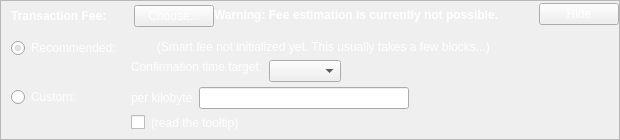
    <widget class="QFrame" name="frameFee">
     <property name="sizePolicy">
      <sizepolicy hsizetype="Expanding" vsizetype="Expanding">
       <horstretch>0</horstretch>
       <verstretch>0</verstretch>
      </sizepolicy>
     </property>
     <property name="maximumSize">
      <size>
       <width>16777215</width>
       <height>16777215</height>
      </size>
     </property>
     <property name="frameShape">
      <enum>QFrame::StyledPanel</enum>
     </property>
     <property name="frameShadow">
      <enum>QFrame::Sunken</enum>
     </property>
     <layout class="QVBoxLayout" name="verticalLayoutFee1">
      <property name="spacing">
       <number>0</number>
      </property>
      <property name="leftMargin">
       <number>0</number>
      </property>
      <property name="topMargin">
       <number>0</number>
      </property>
      <property name="rightMargin">
       <number>0</number>
      </property>
      <property name="bottomMargin">
       <number>0</number>
      </property>
      <item>
       <layout class="QVBoxLayout" name="verticalLayoutFee2" stretch="0,0,0">
        <property name="spacing">
         <number>0</number>
        </property>
        <property name="leftMargin">
         <number>10</number>
        </property>
        <property name="topMargin">
         <number>0</number>
        </property>
        <item>
         <layout class="QHBoxLayout" name="horizontalLayoutFee1">
          <property name="bottomMargin">
           <number>0</number>
          </property>
          <item>
           <layout class="QVBoxLayout" name="verticalLayoutFee7">
            <property name="spacing">
             <number>0</number>
            </property>
            <item>
             <spacer name="verticalSpacerSmartFee">
              <property name="orientation">
               <enum>Qt::Vertical</enum>
              </property>
              <property name="sizeType">
               <enum>QSizePolicy::Fixed</enum>
              </property>
              <property name="sizeHint" stdset="0">
               <size>
                <width>1</width>
                <height>4</height>
               </size>
              </property>
             </spacer>
            </item>
            <item>
             <layout class="QHBoxLayout" name="horizontalLayoutSmartFee">
              <property name="spacing">
               <number>10</number>
              </property>
              <item>
               <widget class="QLabel" name="labelFeeHeadline">
                <property name="sizePolicy">
                 <sizepolicy hsizetype="Preferred" vsizetype="Maximum">
                  <horstretch>0</horstretch>
                  <verstretch>0</verstretch>
                 </sizepolicy>
                </property>
                <property name="font">
                 <font>
                  <weight>75</weight>
                  <bold>true</bold>
                 </font>
                </property>
                <property name="styleSheet">
                 <string notr="true">color: rgb(255, 255, 255);font-weight:bold;</string>
                </property>
                <property name="text">
                 <string>Transaction Fee:</string>
                </property>
               </widget>
              </item>
              <item>
               <widget class="QLabel" name="labelFeeMinimized">
                <property name="text">
                 <string/>
                </property>
               </widget>
              </item>
              <item>
               <widget class="QPushButton" name="buttonChooseFee">
                <property name="styleSheet">
                 <string notr="true">color: rgb(255, 255, 255);</string>
                </property>
                <property name="text">
                 <string>Choose...</string>
                </property>
               </widget>
              </item>
             </layout>
            </item>
            <item>
             <spacer name="verticalSpacer_5">
              <property name="orientation">
               <enum>Qt::Vertical</enum>
              </property>
              <property name="sizeHint" stdset="0">
               <size>
                <width>1</width>
                <height>1</height>
               </size>
              </property>
             </spacer>
            </item>
           </layout>
          </item>
          <item>
           <widget class="QLabel" name="fallbackFeeWarningLabel">
            <property name="font">
             <font>
              <weight>75</weight>
              <bold>true</bold>
             </font>
            </property>
            <property name="toolTip">
             <string>Using the fallbackfee can result in sending a transaction that will take several hours or days (or never) to confirm. Consider choosing your fee manually or wait until you have validated the complete chain.</string>
            </property>
            <property name="styleSheet">
             <string notr="true">color: rgb(255, 255, 255);</string>
            </property>
            <property name="text">
             <string>Warning: Fee estimation is currently not possible.</string>
            </property>
            <property name="wordWrap">
             <bool>false</bool>
            </property>
           </widget>
          </item>
          <item>
           <spacer name="horizontalSpacer_4">
            <property name="orientation">
             <enum>Qt::Horizontal</enum>
            </property>
            <property name="sizeType">
             <enum>QSizePolicy::MinimumExpanding</enum>
            </property>
            <property name="sizeHint" stdset="0">
             <size>
              <width>40</width>
              <height>20</height>
             </size>
            </property>
           </spacer>
          </item>
          <item>
           <widget class="QPushButton" name="buttonMinimizeFee">
            <property name="toolTip">
             <string>collapse fee-settings</string>
            </property>
            <property name="styleSheet">
             <string notr="true">color: rgb(255, 255, 255);</string>
            </property>
            <property name="text">
             <string>Hide</string>
            </property>
           </widget>
          </item>
         </layout>
        </item>
        <item>
         <widget class="QFrame" name="frameFeeSelection">
          <layout class="QVBoxLayout" name="verticalLayoutFee12">
           <property name="spacing">
            <number>0</number>
           </property>
           <property name="leftMargin">
            <number>0</number>
           </property>
           <property name="topMargin">
            <number>0</number>
           </property>
           <property name="rightMargin">
            <number>0</number>
           </property>
           <property name="bottomMargin">
            <number>0</number>
           </property>
           <item>
            <layout class="QGridLayout" name="gridLayoutFee">
             <property name="topMargin">
              <number>10</number>
             </property>
             <property name="bottomMargin">
              <number>4</number>
             </property>
             <property name="horizontalSpacing">
              <number>10</number>
             </property>
             <property name="verticalSpacing">
              <number>4</number>
             </property>
             <item row="1" column="1">
              <layout class="QVBoxLayout" name="verticalLayoutFee8">
               <property name="spacing">
                <number>6</number>
               </property>
               <item>
                <layout class="QHBoxLayout" name="horizontalLayoutFee13">
                 <item>
                  <widget class="QLabel" name="labelCustomPerKilobyte">
                   <property name="toolTip">
                    <string>If the custom fee is set to 1000 satoshis and the transaction is only 250 bytes, then &quot;per kilobyte&quot; only pays 250 satoshis in fee, while &quot;total at least&quot; pays 1000 satoshis. For transactions bigger than a kilobyte both pay by kilobyte.</string>
                   </property>
                   <property name="styleSheet">
                    <string notr="true">color: rgb(255, 255, 255);</string>
                   </property>
                   <property name="text">
                    <string>per kilobyte</string>
                   </property>
                  </widget>
                 </item>
                 <item>
                  <widget class="BitcoinAmountField" name="customFee"/>
                 </item>
                 <item>
                  <spacer name="horizontalSpacer_6">
                   <property name="orientation">
                    <enum>Qt::Horizontal</enum>
                   </property>
                   <property name="sizeHint" stdset="0">
                    <size>
                     <width>1</width>
                     <height>1</height>
                    </size>
                   </property>
                  </spacer>
                 </item>
                </layout>
               </item>
               <item>
                <layout class="QHBoxLayout" name="horizontalLayoutFee8">
                 <item>
                  <widget class="QCheckBox" name="checkBoxMinimumFee">
                   <property name="toolTip">
                    <string>Paying only the minimum fee is just fine as long as there is less transaction volume than space in the blocks. But be aware that this can end up in a never confirming transaction once there is more demand for xcelr transactions than the network can process.</string>
                   </property>
                   <property name="text">
                    <string/>
                   </property>
                  </widget>
                 </item>
                 <item>
                  <widget class="QLabel" name="labelMinFeeWarning">
                   <property name="enabled">
                    <bool>true</bool>
                   </property>
                   <property name="toolTip">
                    <string>Paying only the minimum fee is just fine as long as there is less transaction volume than space in the blocks. But be aware that this can end up in a never confirming transaction once there is more demand for xcelr transactions than the network can process.</string>
                   </property>
                   <property name="styleSheet">
                    <string notr="true">color: rgb(255, 255, 255);</string>
                   </property>
                   <property name="text">
                    <string>(read the tooltip)</string>
                   </property>
                   <property name="margin">
                    <number>5</number>
                   </property>
                  </widget>
                 </item>
                 <item>
                  <spacer name="horizontalSpacer_2">
                   <property name="orientation">
                    <enum>Qt::Horizontal</enum>
                   </property>
                   <property name="sizeHint" stdset="0">
                    <size>
                     <width>1</width>
                     <height>1</height>
                    </size>
                   </property>
                  </spacer>
                 </item>
                </layout>
               </item>
              </layout>
             </item>
             <item row="0" column="0">
              <layout class="QVBoxLayout" name="verticalLayoutFee4" stretch="0,1">
               <item>
                <widget class="QRadioButton" name="radioSmartFee">
                 <property name="styleSheet">
                  <string notr="true">color: rgb(255, 255, 255);</string>
                 </property>
                 <property name="text">
                  <string>Recommended:</string>
                 </property>
                 <property name="checked">
                  <bool>true</bool>
                 </property>
                 <attribute name="buttonGroup">
                  <string notr="true">groupFee</string>
                 </attribute>
                </widget>
               </item>
               <item>
                <spacer name="verticalSpacer_2">
                 <property name="orientation">
                  <enum>Qt::Vertical</enum>
                 </property>
                 <property name="sizeHint" stdset="0">
                  <size>
                   <width>1</width>
                   <height>1</height>
                  </size>
                 </property>
                </spacer>
               </item>
              </layout>
             </item>
             <item row="1" column="0">
              <layout class="QVBoxLayout" name="verticalLayoutFee9" stretch="0,1">
               <item>
                <widget class="QRadioButton" name="radioCustomFee">
                 <property name="styleSheet">
                  <string notr="true">color: rgb(255, 255, 255);</string>
                 </property>
                 <property name="text">
                  <string>Custom:</string>
                 </property>
                 <attribute name="buttonGroup">
                  <string notr="true">groupFee</string>
                 </attribute>
                </widget>
               </item>
               <item>
                <spacer name="verticalSpacer_6">
                 <property name="orientation">
                  <enum>Qt::Vertical</enum>
                 </property>
                 <property name="sizeHint" stdset="0">
                  <size>
                   <width>1</width>
                   <height>1</height>
                  </size>
                 </property>
                </spacer>
               </item>
              </layout>
             </item>
             <item row="0" column="1">
              <layout class="QVBoxLayout" name="verticalLayoutFee3" stretch="0,0,1">
               <property name="spacing">
                <number>6</number>
               </property>
               <property name="topMargin">
                <number>2</number>
               </property>
               <item>
                <layout class="QHBoxLayout" name="horizontalLayoutFee12">
                 <item>
                  <widget class="QLabel" name="labelSmartFee">
                   <property name="text">
                    <string/>
                   </property>
                   <property name="margin">
                    <number>2</number>
                   </property>
                  </widget>
                 </item>
                 <item>
                  <widget class="QLabel" name="labelFeeEstimation">
                   <property name="text">
                    <string/>
                   </property>
                  </widget>
                 </item>
                 <item>
                  <widget class="QLabel" name="labelSmartFee2">
                   <property name="styleSheet">
                    <string notr="true">color: rgb(255, 255, 255);</string>
                   </property>
                   <property name="text">
                    <string>(Smart fee not initialized yet. This usually takes a few blocks...)</string>
                   </property>
                   <property name="margin">
                    <number>2</number>
                   </property>
                  </widget>
                 </item>
                 <item>
                  <spacer name="horizontalSpacer_5">
                   <property name="orientation">
                    <enum>Qt::Horizontal</enum>
                   </property>
                   <property name="sizeHint" stdset="0">
                    <size>
                     <width>1</width>
                     <height>1</height>
                    </size>
                   </property>
                  </spacer>
                 </item>
                </layout>
               </item>
               <item>
                <layout class="QHBoxLayout" name="horizontalLayoutFee9">
                 <item>
                  <layout class="QVBoxLayout" name="verticalLayoutFee6">
                   <item>
                    <widget class="QLabel" name="labelSmartFee3">
                     <property name="styleSheet">
                      <string notr="true">color: rgb(255, 255, 255);</string>
                     </property>
                     <property name="text">
                      <string>Confirmation time target:</string>
                     </property>
                     <property name="margin">
                      <number>2</number>
                     </property>
                    </widget>
                   </item>
                   <item>
                    <spacer name="verticalSpacer_3">
                     <property name="orientation">
                      <enum>Qt::Vertical</enum>
                     </property>
                     <property name="sizeHint" stdset="0">
                      <size>
                       <width>1</width>
                       <height>1</height>
                      </size>
                     </property>
                    </spacer>
                   </item>
                  </layout>
                 </item>
                 <item>
                  <layout class="QVBoxLayout" name="verticalLayoutFee5">
                   <property name="rightMargin">
                    <number>30</number>
                   </property>
                   <item>
                    <layout class="QHBoxLayout" name="horizontalLayoutConfTarget">
                     <property name="bottomMargin">
                      <number>0</number>
                     </property>
                     <item>
                      <widget class="QComboBox" name="confTargetSelector"/>
                     </item>
                     <item>
                      <spacer name="horizontalSpacerConfTarget">
                       <property name="orientation">
                        <enum>Qt::Horizontal</enum>
                       </property>
                       <property name="sizeHint" stdset="0">
                        <size>
                         <width>40</width>
                         <height>20</height>
                        </size>
                       </property>
                      </spacer>
                     </item>
                    </layout>
                   </item>
                  </layout>
                 </item>
                </layout>
               </item>
               <item>
                <spacer name="verticalSpacer_4">
                 <property name="orientation">
                  <enum>Qt::Vertical</enum>
                 </property>
                 <property name="sizeHint" stdset="0">
                  <size>
                   <width>1</width>
                   <height>1</height>
                  </size>
                 </property>
                </spacer>
               </item>
              </layout>
             </item>
            </layout>
           </item>
          </layout>
         </widget>
        </item>
        <item>
         <spacer name="verticalSpacerFee">
          <property name="orientation">
           <enum>Qt::Vertical</enum>
          </property>
          <property name="sizeHint" stdset="0">
           <size>
            <width>40</width>
            <height>5</height>
           </size>
          </property>
         </spacer>
        </item>
       </layout>
      </item>
     </layout>
    </widget>
